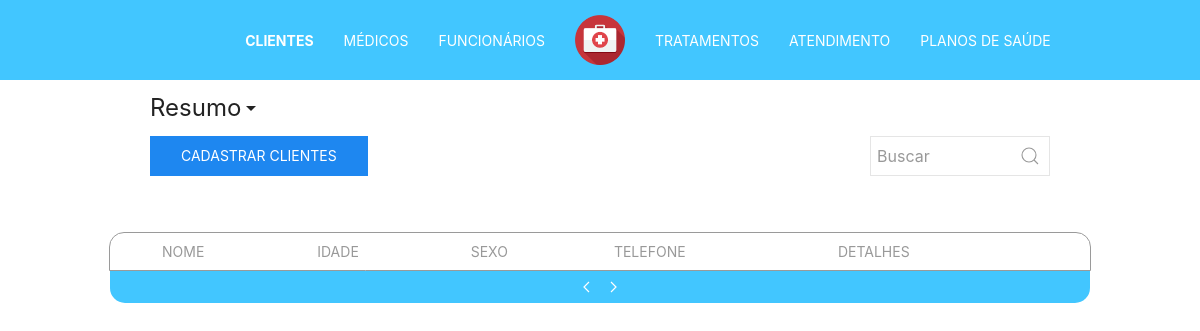
The page /php/pages/list.php?type=clientes on the database as committed earlier.
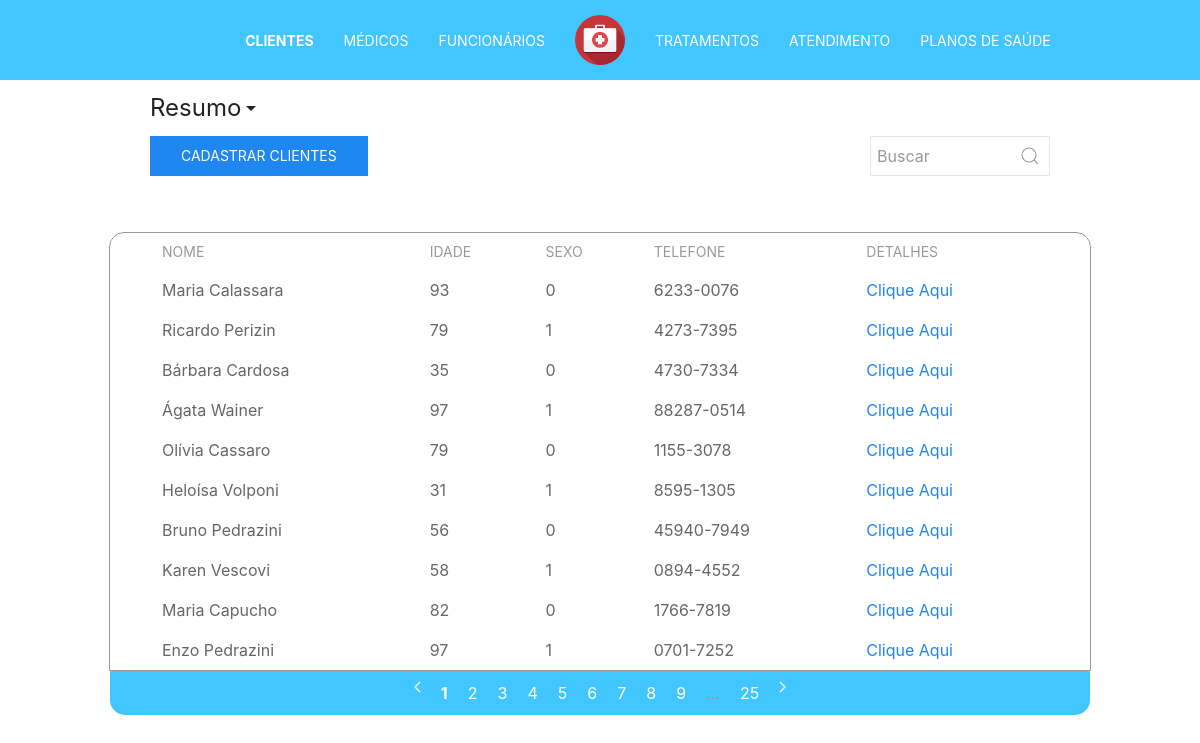
The same page on the database as committed later.
### tables this page shows
CREATE TABLE `pessoa` (
  `CPF` bigint(20) unsigned NOT NULL,
  `nome` varchar(50) DEFAULT NULL,
  `estado_civil` char(13) NOT NULL,
  `sexo` int(11) NOT NULL,
  `data_de_nascimento` date NOT NULL,
  `numero_do_telefone` char(15) NOT NULL,
  `cep` char(9) NOT NULL,
  `estado` char(30) NOT NULL,
  `cidade` varchar(50) NOT NULL,
  `bairro` varchar(50) NOT NULL,
  `logradouro` varchar(53) NOT NULL,
  `complemento` int(11) NOT NULL,
  `numero` int(11) NOT NULL,
  `email` varchar(100) DEFAULT NULL,
  PRIMARY KEY (`CPF`)
);

### php/config/checktype.php (called while the page is built, shortened)
<?php
  if(isset($_GET['type'])){
        $type=$_GET['type'];
    }
 ?>

### php/tables/table.php (called while the page is built)
<?php
  include("table_head.php");
  include("table_body.php");
  include("table_footer.php");
 ?>

### php/config/checkpage.php (called while the page is built, shortened)
<?php
switch ($type) {
  case "clientes":
        $sql =  'select obter_n_lista_de_clientes("'.$search.'") as num from dual;';
        break;
}
  foreach ($dbl->query($sql) as $row) {
      $pages = $row['num'];
  }
  $page = 1;
?>

### php/config/checksearch.php (called while the page is built, shortened)
<?php
    $search = "";
 ?>

### php/tables/table_body.php (the view, shortened to what this page needs)
    <tbody>
      <?php
      switch ($type) {
        case "clientes":
            $sql = 'call  lista_de_clientes('.($page-1).', "'.$search.'");';
            foreach ($dbl->query($sql) as $row) {
              $nome = $row['nome'];
              $idade = $row['idade'];
              $sexo = $row['sexo'];
              $telefone = $row['numero_do_telefone'];
              $cpf = $row['cpf'];
              echo '<tr >
                <td>'.$nome.'</td>
                <td>'.$idade.'</td>
                <td>'.$sexo.'</td>
                <td>'.$telefone.'</td>
                <td><a href="detail.php?type='.$type.'&id='.$cpf.'">Clique Aqui</a></td>
              </tr>';
            }
            break;
            }
       ?>
    </tbody>
  </table>
</div>

### php/config/head.php (shortened to what this page needs)
<head>
    <link rel="stylesheet" href="../../css/uikit.min.css" />
    <link rel="stylesheet" href="../../css/main.css"/>
</head>

### php/config/bodytop.php
<body class="custom_padding_bottom_5p">

### php/config/navbar.php
<nav class="uk-navbar custom_blue_bg " uk-navbar="mode: click">
  <div class="uk-navbar-center uk-container-expand">
      <div class="uk-navbar-center-left">
        <div>
          <ul class="uk-navbar-nav">
            <li><a class="custom_white <?php $navType = ($type=="clientes") ? "uk-text-bold custom_disabled" : "" ; echo $navType; ?>" href="../pages/list.php?type=clientes">Clientes</a></li>
            <li><a class="custom_white <?php $navType = ($type=="medicos") ? "uk-text-bold custom_disabled" : "" ; echo $navType; ?>" href="../pages/list.php?type=medicos">Médicos</a></li>
            <li><a class="custom_white <?php $navType = ($type=="funcionarios") ? "uk-text-bold custom_disabled" : "" ; echo $navType; ?>" href="../pages/list.php?type=funcionarios">Funcionários</a></li>
          </ul>
        </div>
      </div>
      <a href="../../index.php" class="uk-navbar-item uk-logo">
        <img src="../../img/logo.png" width="50px"alt="logo">
      </a>
      <div class="uk-navbar-center-right">
        <div>
          <ul class="uk-navbar-nav">
            <li><a class="custom_white <?php $navType = ($type=="tratamentos") ? "uk-text-bold custom_disabled" : "" ; echo $navType; ?>" href="../pages/list.php?type=tratamentos">Tratamentos</a></li>
            <li><a class="custom_white <?php $navType = ($type=="atendimentos") ? "uk-text-bold custom_disabled" : "" ; echo $navType; ?>" href="../pages/list.php?type=atendimentos">Atendimento</a></li>
            <li><a class="custom_white <?php $navType = ($type=="planos") ? "uk-text-bold custom_disabled" : "" ; echo $navType; ?>" href="../pages/list.php?type=planos">Planos de Saúde</a></li>
          </ul>
        </div>
      </div>
    </div>
</nav>

### php/config/navigation.php (shortened to what this page needs)
<?php
  switch ($type) {
    case 'clientes':
        include('../blocks/client_navigation.php');
        break;
  }
 ?>

### php/blocks/client_navigation.php (shortened to what this page needs)
<div class="uk-container uk-container-small uk-margin-small-top">
    <a uk-toggle="target: #charts_area; animation: uk-animation-fade, uk-animation-fade" class = "uk-text-secondary uk-text-large uk-text"type="button">Resumo<span uk-icon="icon: triangle-down"></span></a>
</div>

### php/pages/list.php (shortened to what this page needs)
<?php
    include("../config/head.php");
    include("../config/db.php");
    include("../config/checktype.php");
    include("../config/checksearch.php");
    include("../config/checkpage.php");
    include("../config/bodytop.php");
    include("../config/navbar.php");
    include("../config/navigation.php");
    if ($type != "atendimentos") {
        include("../blocks/search.php");
    }
    include("../tables/table.php");
    include("../config/bodyend.php");
?>

### php/blocks/search.php (shortened to what this page needs)
<div class="uk-container uk-container-small uk-flex uk-flex-between">
  <?php include("insertbutton.php") ?>
  <div class="uk-margin-small-top">
    <form id="search_form"class="uk-search uk-search-default" action="" method="get">
        <a href="javascript:{}" onclick="document.getElementById('search_form').submit();" class="uk-search-icon-flip" uk-search-icon></a>
        <input name="search" class="uk-search-input" type="search" placeholder="Buscar">
    </form>
</div>
</div>

### php/blocks/insertbutton.php (shortened to what this page needs)
<div class="uk-margin-small-top uk-align-left">
  <?php
    if ($type != "medicos" && $type != "funcionarios" && $type != "planos" && $type != "tratamentos") {
      ?>
      <form class="" action="insert.php" method="get">
          <button type="submit" class="uk-button uk-button-default uk-button-primary"><?php $retVal = ($type == "atendimentos" || $type == "tratamentos") ? "Agendar" : "Cadastrar" ; echo $retVal ?> <?php echo $type; ?></button>
      </form>
      <?php
    }
   ?>
</div>

### php/tables/table_head.php (shortened to what this page needs)
<div id="table1" class="
                    uk-container
                    uk-container-small
                    uk-margin-small-top
                    uk-animation-fade
                    custom_border
                    custom_rounded_top ">
  <table class="uk-table uk-table-small uk-table-middle ">
    <thead>
      <?php
        switch ($type) {
          case "clientes":
            echo "<tr >
                    <th>Nome</th>
                    <th>Idade</th>
                    <th>Sexo</th>
                    <th>Telefone</th>
                    <th>Detalhes</th>
                  </tr>";
            break;
        }
       ?>
    </thead>

### php/tables/table_footer.php (shortened to what this page needs)
<div class="uk-container uk-container-small custom_blue_bg custom_rounded_bottom custom_white uk-align-center uk-margin-remove-top uk-margin-remove-bottom custom_padding_5 uk-animation-fade">
  <?php if ($type == "") {?>
      <p class="uk-text-center ">Mais Informações</p>
  <?php } else {?>
      <ul class="uk-pagination uk-flex-center custom_white" uk-margin>
          <li><a class="custom_white" href="list.php?page=<?php echo $type; ?>&page=<?php $prevPage = ($page-1 >= 1) ? $page-1 : $page ;echo $prevPage; ?>"><span uk-pagination-previous></span></a></li>
          <?php
          if ($pages >= 11) {
              if ($page <= 6) {
                  for ($i=1; $i < 10; $i++) {
                      $thisPage = ($page == $i) ? "uk-text-bold uk-text-baseline" : "" ;
                      echo '<li><a class="custom_white '.$thisPage.'" href="list.php?type='.$type.'&search='.$search.'&page='.$i.'">'.$i.'</a></li>';
                  }
                  echo '<li class="uk-disabled"><span>...</span></li>';
                  echo '<li><a class="custom_white" href="list.php?type='.$type.'&search='.$search.'&page='.$pages.'">'.$pages.'</a></li>';
              } else if ($page >= $pages - 5) {
                  echo '<li><a class="custom_white" href="list.php?type='.$type.'&search='.$search.'&page=1">1</a></li>';
                  echo '<li class="uk-disabled"><span>...</span></li>';
                  for ($i=8; $i >= 0; $i--) {
                      $thisPage = ($page == $pages-$i) ? "uk-text-bold" : "" ;
                      echo '<li><a class="custom_white '.$thisPage.'" href="list.php?type='.$type.'&search='.$search.'&page='.($pages-$i).'">'.($pages-$i).'</a></li>';
                  }
              }
          }
          else{
              for ($i=1; $i <= $pages; $i++) {
                  $thisPage = ($page == $i) ? "uk-text-bold" : "" ;
                  echo '<li><a class="custom_white '.$thisPage.'" href="list.php?type='.$type.'&search='.$search.'&page='.$i.'">'.$i.'</a></li>';
              }
          }
           ?>
        <li><a class="custom_white" href="list.php?page=<?php echo $type; ?>&page=<?php $nextPage = ($page+1 <= $pages) ? $page+1 : $page ;echo $nextPage; ?>"><span uk-pagination-next></span></a></li>
      </ul>
  <?php }?>
</div>

### php/config/bodyend.php
</body>

### css/main.css (style rules this page uses)
.custom_blue_bg { background-color: #42C6FF !important; }
.custom_white { color: #FFFFFF !important; }
.custom_rounded_top { border-top-right-radius: 15px !important; border-top-left-radius: 15px !important; }
.custom_rounded_bottom { border-bottom-right-radius: 15px !important; border-bottom-left-radius: 15px !important; }
.custom_border { border-width: thin !important; border-color: #9A9A9A !important; border-style: solid !important; }
.custom_padding_5 { padding-top: 5px !important; padding-bottom: 5px !important; }
.custom_padding_bottom_5p { padding-bottom: 5% !important; }

Rows that differ between the two databases and show on the page:
added pessoa: nome "Maria Calassara", idade "93", sexo "0", numero_do_telefone "6233-0076"
added pessoa: nome "Ricardo Perizin", idade "79", sexo "1", numero_do_telefone "4273-7395"
added pessoa: nome "Bárbara Cardosa", idade "35", sexo "0", numero_do_telefone "4730-7334"
added pessoa: nome "Ágata Wainer", idade "97", sexo "1", numero_do_telefone "88287-0514"
added pessoa: nome "Olívia Cassaro", idade "79", sexo "0", numero_do_telefone "1155-3078"
added pessoa: nome "Heloísa Volponi", idade "31", sexo "1", numero_do_telefone "8595-1305"
added pessoa: nome "Bruno Pedrazini", idade "56", sexo "0", numero_do_telefone "45940-7949"
added pessoa: nome "Karen Vescovi", idade "58", sexo "1", numero_do_telefone "0894-4552"
added pessoa: nome "Maria Capucho", idade "82", sexo "0", numero_do_telefone "1766-7819"
added pessoa: nome "Enzo Pedrazini", idade "97", sexo "1", numero_do_telefone "0701-7252"
Other text that changed with them:
$pages: (not shown) → "25"
new list line: "1"
new list line: "2"
new list line: "3"
new list line: "4"
new list line: "5"
new list line: "6"
new list line: "7"
new list line: "8"
new list line: "9"
